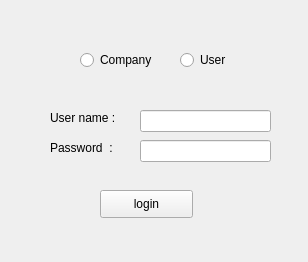
<?xml version="1.0" encoding="UTF-8"?>
<ui version="4.0">
 <class>Form</class>
 <widget class="QWidget" name="Form">
  <property name="geometry">
   <rect>
    <x>0</x>
    <y>0</y>
    <width>308</width>
    <height>262</height>
   </rect>
  </property>
  <property name="windowTitle">
   <string>Form</string>
  </property>
  <widget class="QRadioButton" name="radioButton">
   <property name="geometry">
    <rect>
     <x>80</x>
     <y>50</y>
     <width>95</width>
     <height>20</height>
    </rect>
   </property>
   <property name="text">
    <string>Company</string>
   </property>
  </widget>
  <widget class="QRadioButton" name="radioButton_2">
   <property name="geometry">
    <rect>
     <x>180</x>
     <y>50</y>
     <width>95</width>
     <height>20</height>
    </rect>
   </property>
   <property name="text">
    <string>User</string>
   </property>
  </widget>
  <widget class="QLabel" name="label">
   <property name="geometry">
    <rect>
     <x>50</x>
     <y>110</y>
     <width>81</width>
     <height>16</height>
    </rect>
   </property>
   <property name="text">
    <string>User name :</string>
   </property>
  </widget>
  <widget class="QLabel" name="label_2">
   <property name="geometry">
    <rect>
     <x>50</x>
     <y>140</y>
     <width>81</width>
     <height>16</height>
    </rect>
   </property>
   <property name="text">
    <string>Password  :</string>
   </property>
  </widget>
  <widget class="QLineEdit" name="username">
   <property name="geometry">
    <rect>
     <x>140</x>
     <y>110</y>
     <width>131</width>
     <height>22</height>
    </rect>
   </property>
  </widget>
  <widget class="QLineEdit" name="password">
   <property name="geometry">
    <rect>
     <x>140</x>
     <y>140</y>
     <width>131</width>
     <height>22</height>
    </rect>
   </property>
  </widget>
  <widget class="QPushButton" name="pushButton">
   <property name="geometry">
    <rect>
     <x>100</x>
     <y>190</y>
     <width>93</width>
     <height>28</height>
    </rect>
   </property>
   <property name="text">
    <string>login</string>
   </property>
  </widget>
 </widget>
 <resources/>
 <connections/>
</ui>
